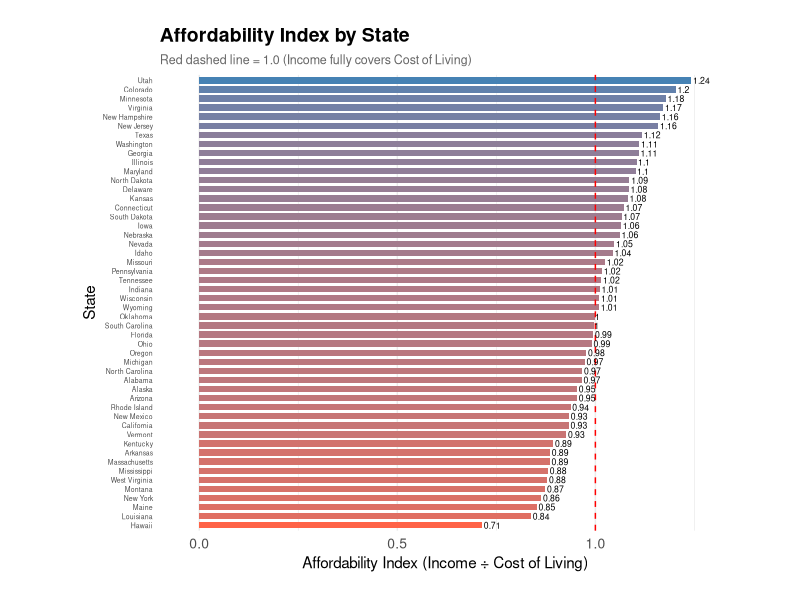

Write the R code that produced this figure.
# ============================================================
# Affordability Index by State
# Income / Cost of Living
# ============================================================

library(ggplot2)
options(scipen = 999)

# ------------------------------------------------------------
# Load & Clean Cost of Living Data
# ------------------------------------------------------------
cost_data <- read.csv("CostOfLiving_2026.csv")
clean_cost <- cost_data[, c("State", "Cost.Of.Living..2026.")]
colnames(clean_cost) <- c("State", "CostOfLiving")
clean_cost$CostOfLiving <- as.numeric(gsub(",", "", clean_cost$CostOfLiving))
clean_cost <- clean_cost[!is.na(clean_cost$CostOfLiving), ]

# ------------------------------------------------------------
# Load & Clean Income Data
# ------------------------------------------------------------
data <- read.csv("2024.csv", skip = 1)
clean_data <- data[, c("Geographic.Area.Name", "Estimate..Households..Median.income..dollars.")]
colnames(clean_data) <- c("State", "Income")
clean_data$Income <- as.numeric(gsub(",", "", clean_data$Income))
clean_data <- clean_data[clean_data$State != "United States", ]
clean_data <- clean_data[!is.na(clean_data$Income), ]

# ------------------------------------------------------------
# Merge Datasets & Calculate Affordability Index
# ------------------------------------------------------------

# Check for mismatched state names before merging
mismatches <- setdiff(clean_data$State, clean_cost$State)
if (length(mismatches) > 0) {
  message("Warning: The following states did not match and will be dropped: ",
          paste(mismatches, collapse = ", "))
}

merged <- merge(clean_data, clean_cost, by = "State")
merged$AffordabilityIndex <- merged$Income / merged$CostOfLiving

# ------------------------------------------------------------
# Plot
# ------------------------------------------------------------
ggplot(merged, aes(x = reorder(State, AffordabilityIndex), y = AffordabilityIndex, fill = AffordabilityIndex)) +
  geom_col(width = 0.7) +
  geom_hline(yintercept = 1, linetype = "dashed", color = "red", linewidth = 0.5) +
  geom_text(aes(label = round(AffordabilityIndex, 2)),
            hjust = -0.1, size = 2.2) +
  coord_flip() +
  labs(
    title    = "Affordability Index by State",
    subtitle = "Red dashed line = 1.0 (Income fully covers Cost of Living)",
    x        = "State",
    y        = "Affordability Index (Income \u00f7 Cost of Living)"
  ) +
  scale_fill_gradient(low = "tomato", high = "steelblue") +
  scale_y_continuous(expand = c(0, 0.1)) +
  theme_minimal() +
  theme(
    axis.text.y        = element_text(size = 5),
    axis.text.x        = element_text(size = 10),
    plot.title         = element_text(size = 14, face = "bold"),
    plot.subtitle      = element_text(size = 9, color = "gray40"),
    plot.margin        = margin(20, 50, 20, 60),
    panel.grid.major.y = element_blank(),
    legend.position    = "none"
  )
